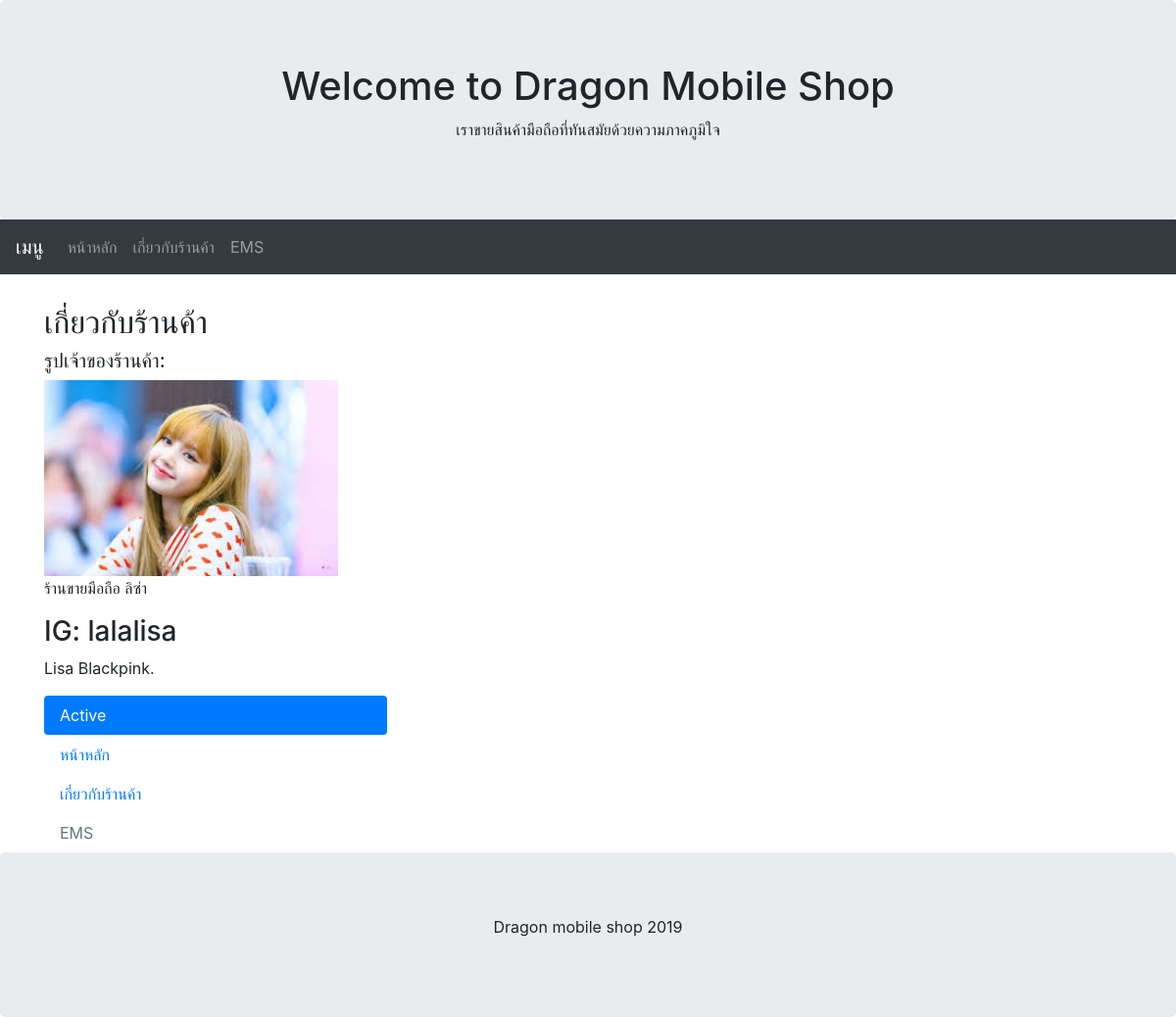
/ems/, run on an earlier commit of the app's database.
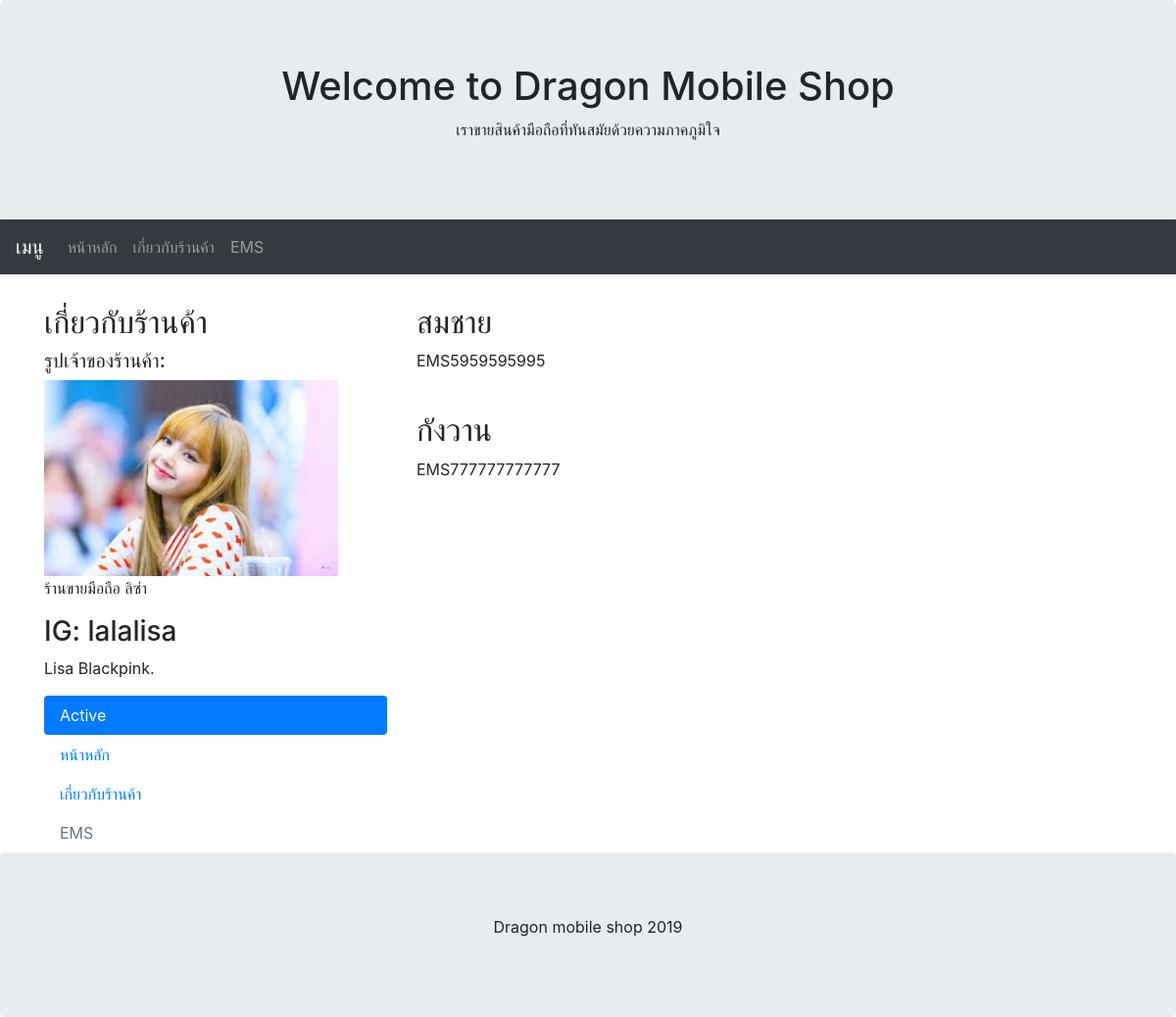
And on a later commit of the database.
### mobile/models.py (models this page shows, shortened)
class EMS(models.Model):
    ems_number = models.CharField(max_length=120)
    ems_name = models.CharField(max_length=120)

### mobile/views.py (the view)
# urls.py: path('ems/', EMSTracking, name='mobile-ems'),
def EMSTracking(request):
    allems = EMS.objects.all()
    contexts = {'emslist': allems}
    return render(request, 'mobile/ems.html', contexts)

### mobile/template/mobile/ems.html (shortened to what this page needs)
{% extends "mobile/base.html" %}
{% block content_product %}
      {% for e in emslist %}
      <h2>{{ e.ems_name }}</h2>
      <p>{{ e.ems_number }}</p>
      <br>
      {% endfor %}
{% endblock content_product %}

What changed in the data, as far as the page shows it:
added EMS: ems_name "สมชาย", ems_number "EMS5959595995"
added EMS: ems_name "กังวาน", ems_number "EMS777777777777"
